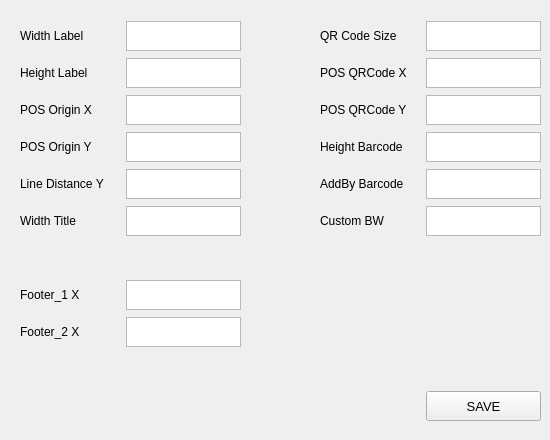
     <widget class="QWidget" name="Setting_2">
      <attribute name="title">
       <string>Setting 2</string>
      </attribute>
      <widget class="QWidget" name="formLayoutWidget_4">
       <property name="geometry">
        <rect>
         <x>20</x>
         <y>20</y>
         <width>221</width>
         <height>411</height>
        </rect>
       </property>
       <layout class="QFormLayout" name="formLayout_5">
        <item row="0" column="0">
         <widget class="QLabel" name="label_24">
          <property name="minimumSize">
           <size>
            <width>100</width>
            <height>30</height>
           </size>
          </property>
          <property name="maximumSize">
           <size>
            <width>16777215</width>
            <height>30</height>
           </size>
          </property>
          <property name="text">
           <string>Width Label</string>
          </property>
         </widget>
        </item>
        <item row="0" column="1">
         <widget class="QTextEdit" name="S_WidthLabel_2">
          <property name="minimumSize">
           <size>
            <width>0</width>
            <height>30</height>
           </size>
          </property>
          <property name="maximumSize">
           <size>
            <width>16777215</width>
            <height>30</height>
           </size>
          </property>
         </widget>
        </item>
        <item row="1" column="0">
         <widget class="QLabel" name="label_41">
          <property name="minimumSize">
           <size>
            <width>100</width>
            <height>30</height>
           </size>
          </property>
          <property name="maximumSize">
           <size>
            <width>16777215</width>
            <height>30</height>
           </size>
          </property>
          <property name="text">
           <string>Height Label</string>
          </property>
         </widget>
        </item>
        <item row="1" column="1">
         <widget class="QTextEdit" name="S_HeightLabel_2">
          <property name="minimumSize">
           <size>
            <width>0</width>
            <height>30</height>
           </size>
          </property>
          <property name="maximumSize">
           <size>
            <width>16777215</width>
            <height>30</height>
           </size>
          </property>
         </widget>
        </item>
        <item row="2" column="0">
         <widget class="QLabel" name="label_42">
          <property name="minimumSize">
           <size>
            <width>100</width>
            <height>30</height>
           </size>
          </property>
          <property name="maximumSize">
           <size>
            <width>16777215</width>
            <height>30</height>
           </size>
          </property>
          <property name="text">
           <string>POS Origin X</string>
          </property>
         </widget>
        </item>
        <item row="2" column="1">
         <widget class="QTextEdit" name="S_PosOriginX_2">
          <property name="minimumSize">
           <size>
            <width>0</width>
            <height>30</height>
           </size>
          </property>
          <property name="maximumSize">
           <size>
            <width>16777215</width>
            <height>30</height>
           </size>
          </property>
         </widget>
        </item>
        <item row="3" column="0">
         <widget class="QLabel" name="label_43">
          <property name="minimumSize">
           <size>
            <width>100</width>
            <height>30</height>
           </size>
          </property>
          <property name="maximumSize">
           <size>
            <width>16777215</width>
            <height>30</height>
           </size>
          </property>
          <property name="text">
           <string>POS Origin Y</string>
          </property>
         </widget>
        </item>
        <item row="3" column="1">
         <widget class="QTextEdit" name="S_PosOriginY_2">
          <property name="minimumSize">
           <size>
            <width>0</width>
            <height>30</height>
           </size>
          </property>
          <property name="maximumSize">
           <size>
            <width>16777215</width>
            <height>30</height>
           </size>
          </property>
         </widget>
        </item>
        <item row="4" column="0">
         <widget class="QLabel" name="label_44">
          <property name="minimumSize">
           <size>
            <width>100</width>
            <height>30</height>
           </size>
          </property>
          <property name="maximumSize">
           <size>
            <width>16777215</width>
            <height>30</height>
           </size>
          </property>
          <property name="text">
           <string>Line Distance Y</string>
          </property>
         </widget>
        </item>
        <item row="4" column="1">
         <widget class="QTextEdit" name="S_LineDistance_2">
          <property name="minimumSize">
           <size>
            <width>0</width>
            <height>30</height>
           </size>
          </property>
          <property name="maximumSize">
           <size>
            <width>16777215</width>
            <height>30</height>
           </size>
          </property>
         </widget>
        </item>
        <item row="5" column="0">
         <widget class="QLabel" name="label_45">
          <property name="minimumSize">
           <size>
            <width>100</width>
            <height>30</height>
           </size>
          </property>
          <property name="maximumSize">
           <size>
            <width>16777215</width>
            <height>30</height>
           </size>
          </property>
          <property name="text">
           <string>Width Title</string>
          </property>
         </widget>
        </item>
        <item row="5" column="1">
         <widget class="QTextEdit" name="S_WidthTitle_2">
          <property name="minimumSize">
           <size>
            <width>0</width>
            <height>30</height>
           </size>
          </property>
          <property name="maximumSize">
           <size>
            <width>16777215</width>
            <height>30</height>
           </size>
          </property>
         </widget>
        </item>
        <item row="6" column="0">
         <widget class="QLabel" name="label_46">
          <property name="minimumSize">
           <size>
            <width>100</width>
            <height>30</height>
           </size>
          </property>
          <property name="maximumSize">
           <size>
            <width>16777215</width>
            <height>30</height>
           </size>
          </property>
          <property name="text">
           <string/>
          </property>
         </widget>
        </item>
        <item row="7" column="0">
         <widget class="QLabel" name="label_47">
          <property name="minimumSize">
           <size>
            <width>100</width>
            <height>30</height>
           </size>
          </property>
          <property name="maximumSize">
           <size>
            <width>16777215</width>
            <height>30</height>
           </size>
          </property>
          <property name="text">
           <string>Footer_1 X</string>
          </property>
         </widget>
        </item>
        <item row="7" column="1">
         <widget class="QTextEdit" name="S_Footer1X_2">
          <property name="minimumSize">
           <size>
            <width>0</width>
            <height>30</height>
           </size>
          </property>
          <property name="maximumSize">
           <size>
            <width>16777215</width>
            <height>30</height>
           </size>
          </property>
         </widget>
        </item>
        <item row="8" column="0">
         <widget class="QLabel" name="label_48">
          <property name="minimumSize">
           <size>
            <width>100</width>
            <height>30</height>
           </size>
          </property>
          <property name="maximumSize">
           <size>
            <width>16777215</width>
            <height>30</height>
           </size>
          </property>
          <property name="text">
           <string>Footer_2 X</string>
          </property>
         </widget>
        </item>
        <item row="8" column="1">
         <widget class="QTextEdit" name="S_Footer2X_2">
          <property name="minimumSize">
           <size>
            <width>0</width>
            <height>30</height>
           </size>
          </property>
          <property name="maximumSize">
           <size>
            <width>16777215</width>
            <height>30</height>
           </size>
          </property>
         </widget>
        </item>
        <item row="9" column="0">
         <widget class="QLabel" name="label_49">
          <property name="minimumSize">
           <size>
            <width>100</width>
            <height>30</height>
           </size>
          </property>
          <property name="maximumSize">
           <size>
            <width>16777215</width>
            <height>30</height>
           </size>
          </property>
          <property name="text">
           <string/>
          </property>
         </widget>
        </item>
        <item row="10" column="0">
         <widget class="QLabel" name="label_50">
          <property name="minimumSize">
           <size>
            <width>100</width>
            <height>30</height>
           </size>
          </property>
          <property name="maximumSize">
           <size>
            <width>16777215</width>
            <height>30</height>
           </size>
          </property>
          <property name="text">
           <string/>
          </property>
         </widget>
        </item>
       </layout>
      </widget>
      <widget class="QWidget" name="formLayoutWidget_5">
       <property name="geometry">
        <rect>
         <x>320</x>
         <y>20</y>
         <width>221</width>
         <height>411</height>
        </rect>
       </property>
       <layout class="QFormLayout" name="formLayout_6">
        <item row="0" column="0">
         <widget class="QLabel" name="label_51">
          <property name="minimumSize">
           <size>
            <width>100</width>
            <height>30</height>
           </size>
          </property>
          <property name="maximumSize">
           <size>
            <width>16777215</width>
            <height>30</height>
           </size>
          </property>
          <property name="text">
           <string>QR Code Size</string>
          </property>
         </widget>
        </item>
        <item row="0" column="1">
         <widget class="QTextEdit" name="S_QRSize_2">
          <property name="minimumSize">
           <size>
            <width>0</width>
            <height>30</height>
           </size>
          </property>
          <property name="maximumSize">
           <size>
            <width>16777215</width>
            <height>30</height>
           </size>
          </property>
         </widget>
        </item>
        <item row="1" column="0">
         <widget class="QLabel" name="label_52">
          <property name="minimumSize">
           <size>
            <width>100</width>
            <height>30</height>
           </size>
          </property>
          <property name="maximumSize">
           <size>
            <width>16777215</width>
            <height>30</height>
           </size>
          </property>
          <property name="text">
           <string>POS QRCode X</string>
          </property>
         </widget>
        </item>
        <item row="1" column="1">
         <widget class="QTextEdit" name="S_PosQRX_2">
          <property name="minimumSize">
           <size>
            <width>0</width>
            <height>30</height>
           </size>
          </property>
          <property name="maximumSize">
           <size>
            <width>16777215</width>
            <height>30</height>
           </size>
          </property>
         </widget>
        </item>
        <item row="2" column="0">
         <widget class="QLabel" name="label_53">
          <property name="minimumSize">
           <size>
            <width>100</width>
            <height>30</height>
           </size>
          </property>
          <property name="maximumSize">
           <size>
            <width>16777215</width>
            <height>30</height>
           </size>
          </property>
          <property name="text">
           <string>POS QRCode Y</string>
          </property>
         </widget>
        </item>
        <item row="2" column="1">
         <widget class="QTextEdit" name="S_PosQRY_2">
          <property name="minimumSize">
           <size>
            <width>0</width>
            <height>30</height>
           </size>
          </property>
          <property name="maximumSize">
           <size>
            <width>16777215</width>
            <height>30</height>
           </size>
          </property>
         </widget>
        </item>
        <item row="3" column="0">
         <widget class="QLabel" name="label_54">
          <property name="minimumSize">
           <size>
            <width>100</width>
            <height>30</height>
           </size>
          </property>
          <property name="maximumSize">
           <size>
            <width>16777215</width>
            <height>30</height>
           </size>
          </property>
          <property name="text">
           <string>Height Barcode</string>
          </property>
         </widget>
        </item>
        <item row="3" column="1">
         <widget class="QTextEdit" name="S_PosHeightBar_2">
          <property name="minimumSize">
           <size>
            <width>0</width>
            <height>30</height>
           </size>
          </property>
          <property name="maximumSize">
           <size>
            <width>16777215</width>
            <height>30</height>
           </size>
          </property>
         </widget>
        </item>
        <item row="4" column="0">
         <widget class="QLabel" name="label_55">
          <property name="minimumSize">
           <size>
            <width>100</width>
            <height>30</height>
           </size>
          </property>
          <property name="maximumSize">
           <size>
            <width>16777215</width>
            <height>30</height>
           </size>
          </property>
          <property name="text">
           <string>AddBy Barcode</string>
          </property>
         </widget>
        </item>
        <item row="4" column="1">
         <widget class="QTextEdit" name="S_AddByBar_2">
          <property name="minimumSize">
           <size>
            <width>0</width>
            <height>30</height>
           </size>
          </property>
          <property name="maximumSize">
           <size>
            <width>16777215</width>
            <height>30</height>
           </size>
          </property>
         </widget>
        </item>
        <item row="5" column="0">
         <widget class="QLabel" name="label_56">
          <property name="minimumSize">
           <size>
            <width>100</width>
            <height>30</height>
           </size>
          </property>
          <property name="maximumSize">
           <size>
            <width>16777215</width>
            <height>30</height>
           </size>
          </property>
          <property name="text">
           <string>Custom BW</string>
          </property>
         </widget>
        </item>
        <item row="5" column="1">
         <widget class="QTextEdit" name="S_CusBW_2">
          <property name="minimumSize">
           <size>
            <width>0</width>
            <height>30</height>
           </size>
          </property>
          <property name="maximumSize">
           <size>
            <width>16777215</width>
            <height>30</height>
           </size>
          </property>
         </widget>
        </item>
        <item row="6" column="0">
         <widget class="QLabel" name="label_57">
          <property name="minimumSize">
           <size>
            <width>100</width>
            <height>30</height>
           </size>
          </property>
          <property name="maximumSize">
           <size>
            <width>16777215</width>
            <height>30</height>
           </size>
          </property>
          <property name="text">
           <string/>
          </property>
         </widget>
        </item>
        <item row="7" column="0">
         <widget class="QLabel" name="label_58">
          <property name="minimumSize">
           <size>
            <width>100</width>
            <height>30</height>
           </size>
          </property>
          <property name="maximumSize">
           <size>
            <width>16777215</width>
            <height>30</height>
           </size>
          </property>
          <property name="text">
           <string/>
          </property>
         </widget>
        </item>
        <item row="8" column="0">
         <widget class="QLabel" name="label_59">
          <property name="minimumSize">
           <size>
            <width>100</width>
            <height>30</height>
           </size>
          </property>
          <property name="maximumSize">
           <size>
            <width>16777215</width>
            <height>30</height>
           </size>
          </property>
          <property name="text">
           <string/>
          </property>
         </widget>
        </item>
        <item row="9" column="0">
         <widget class="QLabel" name="label_60">
          <property name="minimumSize">
           <size>
            <width>100</width>
            <height>30</height>
           </size>
          </property>
          <property name="maximumSize">
           <size>
            <width>16777215</width>
            <height>30</height>
           </size>
          </property>
          <property name="text">
           <string/>
          </property>
         </widget>
        </item>
        <item row="10" column="0">
         <widget class="QLabel" name="label_61">
          <property name="minimumSize">
           <size>
            <width>100</width>
            <height>30</height>
           </size>
          </property>
          <property name="maximumSize">
           <size>
            <width>16777215</width>
            <height>30</height>
           </size>
          </property>
          <property name="text">
           <string/>
          </property>
         </widget>
        </item>
        <item row="10" column="1">
         <widget class="QPushButton" name="S_Save_2">
          <property name="minimumSize">
           <size>
            <width>0</width>
            <height>30</height>
           </size>
          </property>
          <property name="maximumSize">
           <size>
            <width>16777215</width>
            <height>30</height>
           </size>
          </property>
          <property name="font">
           <font>
            <family>Segoe UI</family>
            <pointsize>10</pointsize>
           </font>
          </property>
          <property name="text">
           <string>SAVE</string>
          </property>
         </widget>
        </item>
       </layout>
      </widget>
     </widget>
